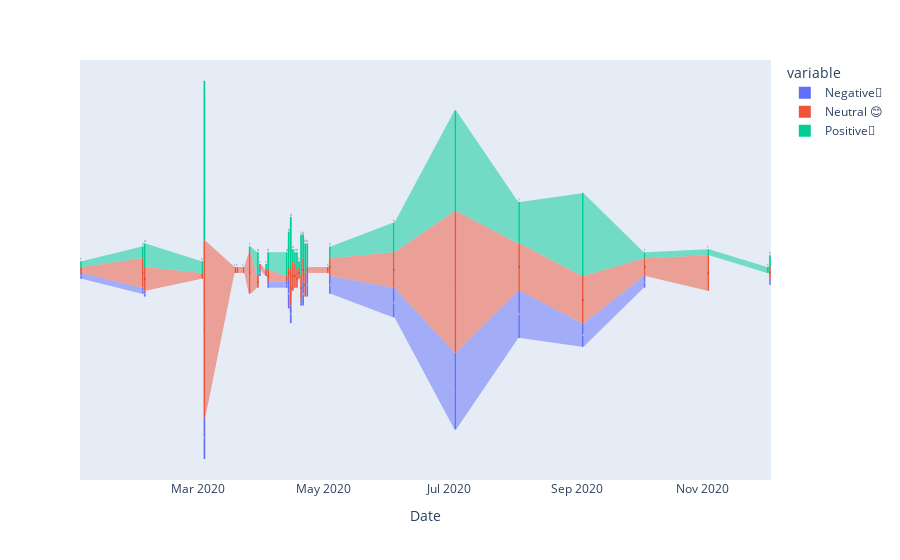

Here is the notebook cell this chart was saved with:
### Code cell
px.funnel(counterdf, counterdf.index, ['Negative🤬','Neutral 😊','Positive🥳'])

### Figure 1 — Plotly figure (JSON) as saved in the notebook; plotly's stock layout.template omitted (floating-point values rounded to 4 significant figures)
{"data": [{"hovertemplate": "variable=Negative🤬<br>Date=%{x}<br>value=%{y}<extra></extra>", "legendgroup": "Negative🤬", "marker": {"color": "#636efa"}, "name": "Negative🤬", "orientation": "v", "showlegend": true, "type": "funnel", "x": ["2020-01-04T00:00:00", "2020-02-03T00:00:00", "2020-02-04T00:00:00", "2020-03-03T00:00:00", "2020-03-04T00:00:00", "2020-03-19T00:00:00", "2020-03-20T00:00:00", "2020-03-23T00:00:00", "2020-03-26T00:00:00", "2020-03-30T00:00:00", "2020-03-31T00:00:00", "2020-04-03T00:00:00", "2020-04-04T00:00:00", "2020-04-13T00:00:00", "2020-04-14T00:00:00", "2020-04-15T00:00:00", "2020-04-16T00:00:00", "2020-04-17T00:00:00", "2020-04-18T00:00:00", "2020-04-19T00:00:00", "2020-04-20T00:00:00", "2020-04-21T00:00:00", "2020-04-22T00:00:00", "2020-04-23T00:00:00", "2020-05-03T00:00:00", "2020-05-04T00:00:00", "2020-06-04T00:00:00", "2020-07-04T00:00:00", "2020-08-04T00:00:00", "2020-09-04T00:00:00", "2020-10-04T00:00:00", "2020-11-04T00:00:00", "2020-12-03T00:00:00", "2020-12-04T00:00:00"], "xaxis": "x", "y": [1, 1, 1, null, 7, null, null, null, null, null, 1, null, 1, 1, 5, 3, null, null, null, null, 1, 4, null, 4, null, 3, 5, 13, 8, 4, 2, null, null, 1], "yaxis": "y"}, {"hovertemplate": "variable=Neutral 😊<br>Date=%{x}<br>value=%{y}<extra></extra>", "legendgroup": "Neutral 😊", "marker": {"color": "#EF553B"}, "name": "Neutral 😊", "orientation": "v", "showlegend": true, "type": "funnel", "x": ["2020-01-04T00:00:00", "2020-02-03T00:00:00", "2020-02-04T00:00:00", "2020-03-03T00:00:00", "2020-03-04T00:00:00", "2020-03-19T00:00:00", "2020-03-20T00:00:00", "2020-03-23T00:00:00", "2020-03-26T00:00:00", "2020-03-30T00:00:00", "2020-03-31T00:00:00", "2020-04-03T00:00:00", "2020-04-04T00:00:00", "2020-04-13T00:00:00", "2020-04-14T00:00:00", "2020-04-15T00:00:00", "2020-04-16T00:00:00", "2020-04-17T00:00:00", "2020-04-18T00:00:00", "2020-04-19T00:00:00", "2020-04-20T00:00:00", "2020-04-21T00:00:00", "2020-04-22T00:00:00", "2020-04-23T00:00:00", "2020-05-03T00:00:00", "2020-05-04T00:00:00", "2020-06-04T00:00:00", "2020-07-04T00:00:00", "2020-08-04T00:00:00", "2020-09-04T00:00:00", "2020-10-04T00:00:00", "2020-11-04T00:00:00", "2020-12-03T00:00:00", "2020-12-04T00:00:00"], "xaxis": "x", "y": [1, 5, 4, 1, 30, 1, 1, 1, 7, 2, 1, 1, 2, 1, 2, 6, 5, 4, 3, 2, 4, 4, 4, 1, 1, 3, 6, 24, 8, 8, 3, 6, null, 2], "yaxis": "y"}, {"hovertemplate": "variable=Positive🥳<br>Date=%{x}<br>value=%{y}<extra></extra>", "legendgroup": "Positive🥳", "marker": {"color": "#00cc96"}, "name": "Positive🥳", "orientation": "v", "showlegend": true, "type": "funnel", "x": ["2020-01-04T00:00:00", "2020-02-03T00:00:00", "2020-02-04T00:00:00", "2020-03-03T00:00:00", "2020-03-04T00:00:00", "2020-03-19T00:00:00", "2020-03-20T00:00:00", "2020-03-23T00:00:00", "2020-03-26T00:00:00", "2020-03-30T00:00:00", "2020-03-31T00:00:00", "2020-04-03T00:00:00", "2020-04-04T00:00:00", "2020-04-13T00:00:00", "2020-04-14T00:00:00", "2020-04-15T00:00:00", "2020-04-16T00:00:00", "2020-04-17T00:00:00", "2020-04-18T00:00:00", "2020-04-19T00:00:00", "2020-04-20T00:00:00", "2020-04-21T00:00:00", "2020-04-22T00:00:00", "2020-04-23T00:00:00", "2020-05-03T00:00:00", "2020-05-04T00:00:00", "2020-06-04T00:00:00", "2020-07-04T00:00:00", "2020-08-04T00:00:00", "2020-09-04T00:00:00", "2020-10-04T00:00:00", "2020-11-04T00:00:00", "2020-12-03T00:00:00", "2020-12-04T00:00:00"], "xaxis": "x", "y": [1, 2, 4, 2, 27, null, null, null, 1, 4, null, 1, 3, 4, 6, 9, 2, 2, 3, 1, 7, 4, 5, 4, null, 2, 5, 17, 7, 14, 1, 1, 1, 2], "yaxis": "y"}], "layout": {"legend": {"title": {"text": "variable"}, "tracegroupgap": 0}, "margin": {"t": 60}, "xaxis": {"anchor": "y", "domain": [0, 1], "title": {"text": "Date"}}, "yaxis": {"anchor": "x", "domain": [0, 1], "title": {"text": "value"}}}}
